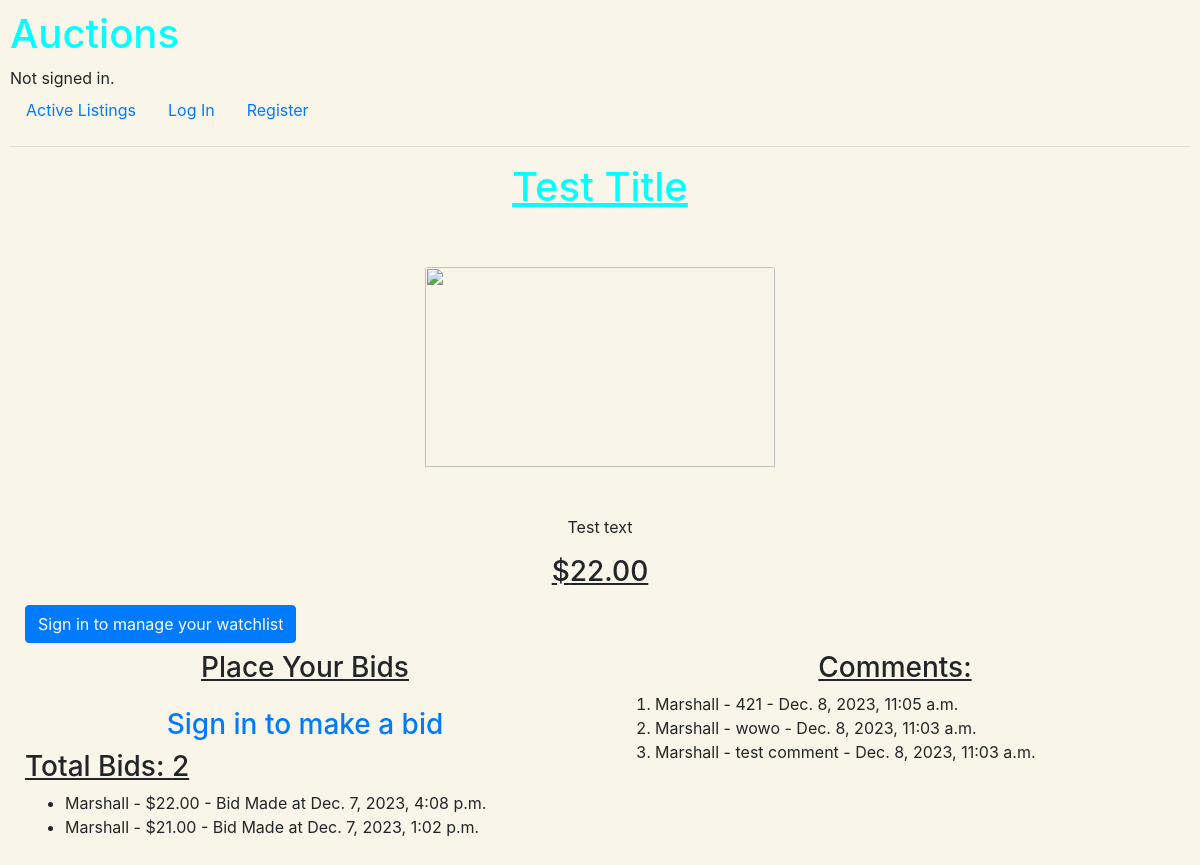
Page /listing/1/ on the earlier database version.
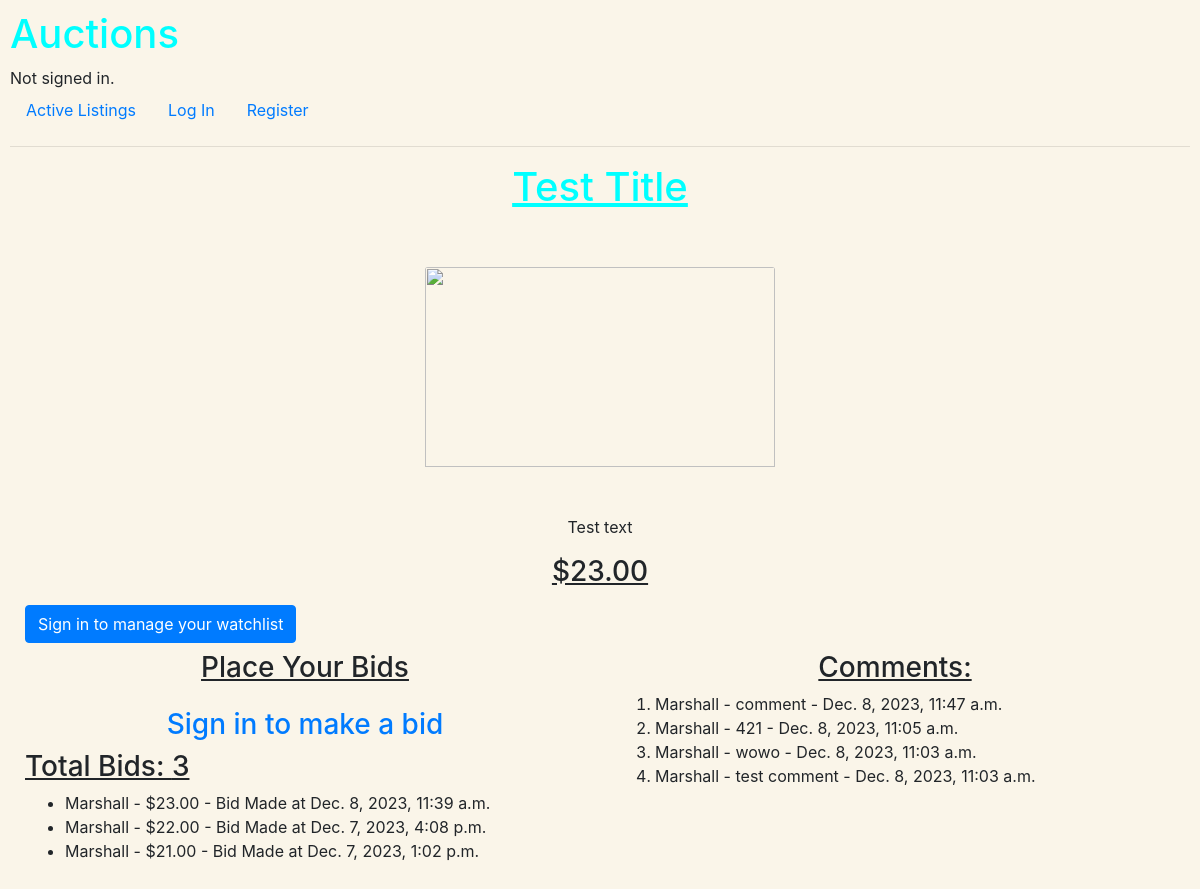
Same page on the later database version.
### auctions/models.py (models this page shows, shortened)
class Listing(models.Model):
                listing_title = models.CharField(max_length=255)
                listing_description = models.TextField()
                listing_image_url = models.URLField(blank=True, null=True)
                listing_starting_price = models.DecimalField(max_digits=10, decimal_places=2)
                seller = models.ForeignKey(User, on_delete=models.CASCADE)
                listing_category = models.CharField(max_length=255, blank=True, null=True)
                listing_current_price = models.DecimalField(max_digits=10, decimal_places=2, blank=True, null=True, default=0)
                created_at = models.DateTimeField(auto_now_add=True)
                updated_at = models.DateTimeField(auto_now=True)
                watchlisted_users = models.ManyToManyField(User, blank=True, related_name="watchlist")
                winner = models.ForeignKey(User, on_delete=models.SET_NULL, blank=True, null=True, related_name="won_auctions")
                STATUS_CHOICES = [
                    ('active', 'Active'),
                    ('closed', 'Closed'),
                    ('pending', 'Pending'),
                ]
                status = models.CharField(max_length=10, choices=STATUS_CHOICES, default='active')

class Bids(models.Model):
                user = models.ForeignKey(User, on_delete=models.CASCADE)
                listing = models.ForeignKey(Listing, on_delete=models.CASCADE, related_name='bids')
                buyer_bid = models.DecimalField(max_digits=10, decimal_places=2)
                created_at = models.DateTimeField(auto_now_add=True)

class User(AbstractUser):
    pass

class Comments(models.Model):
                user = models.ForeignKey(User, on_delete=models.CASCADE)
                listing = models.ForeignKey(Listing, on_delete=models.CASCADE, related_name='comments')
                comment_contents = models.TextField()
                created_at = models.DateTimeField(auto_now_add=True)

### auctions/views.py (the view)
# urls.py: path('listing/<int:listing_id>/', listing_page, name='listing_page'),
def listing_page(request, listing_id):
    listing = get_object_or_404(Listing, pk=listing_id)
    comments = listing.comments.all()
    bids = listing.bids.all()
    status = listing.status
    winner = listing.winner
    if status == 'closed':
        print(f"status:{status}. Winner is {winner}")
        return render(request,'auctions/closed_listing.html', {'listing':listing, 'comments':comments, 'bids':bids, 'listing_id': listing.id, 'winner': winner})
    else:
        return render(request,'auctions/listing_page.html', {'listing':listing, 'comments':comments, 'bids':bids, 'listing_id': listing.id})

### auctions/templates/auctions/listing_page.html (shortened to what this page needs)
{% extends 'auctions/layout.html' %}
{% block body %}
<div class="container-fluid text-center mx-auto">
  <div class="row">
    <h1 class="col"><u>{{ listing.listing_title }}</u></h1>
  </div>
  <div class="col mt-5 mx-auto text-center content">
    {% if listing.listing_image_url == None %}
      <img src="https://www.freeiconspng.com/uploads/no-image-icon-6.png" style="width: 350px; height: 200px; align-items: center;" class="card-img-top img-fluid" alt="">
    {% else %}
      <img src="{{ listing.listing_image_url }}" style="width: 350px; height: 200px; align-items: center;" class="card-img-top img-fluid" alt="">
    {% endif %}
    <p class="mt-5">{{ listing.listing_description }}</p>
      {% if listing.listing_current_price < listing.listing_starting_price or listing.listing_current_price == None %}
          <h3 class="mt-2"><u>${{ listing.listing_starting_price }}</u></h3>
      {% else %}
          <h3 class="mt-2"><u>${{ listing.listing_current_price }}</u></h3>
      {% endif %}
    </div>
  </div>
  <div class="container-fluid">
    {% if user.is_authenticated %}
        {% if listing in user_watchlist %}
            <p>This listing is already in your watchlist.</p>
        {% else %}
            <form method="post" action="{% url 'watchlist_btn' listing.id %}">
                {% csrf_token %}
                <button type="submit" class="btn btn-primary mt-2">Add to Watchlist</button>
            </form>
        {% endif %}
    {% else %}
        <h3><a class="btn btn-primary mt-2" href="{% url 'login' %}">Sign in to manage your watchlist</a></h3>
    {% endif %}
  </div>
  <div class="container-fluid">
    <div class="row">
      <div class="col">
        <h3 class="text-center mb-4"><u>Place Your Bids</u></h3>
        {% if user.is_authenticated %}
          <form method="post" action="{% url 'place_bid' listing.id %}" class="form-inline">
            {% csrf_token %}
            <label for="id_buyer_bid">Your Bid:</label>
            <input type="number" name="buyer_bid" id="id_buyer_bid" step="0.01" required>
            <small class="form-text text-danger">
                {% if form.buyer_bid.errors %}
                  {{ form.buyer_bid.errors.0 }}
                {% endif %}
            </small>
            <button class="btn btn-primary ml-2" type="submit">Place Bid</button>
          </form>
        {% else %}
          <h3 class="text-center"><a href="{% url 'login' %}">Sign in to make a bid</a></h3>
        {% endif %}
              {% if bids %}
                  <h3><u>Total Bids: {{ bids.count }}</u></h3>
              {% else %}
                  <h3>No Bids Yet</h3>
              {% endif %}
              <ul>
                  {% for bid in bids reversed %}
                      <li>{{ bid.user.username }} - ${{ bid.buyer_bid }} - Bid Made at {{ bid.created_at }}</li>
                  {% endfor %}
              </ul>
    </div>
    <div class="col">
      <h3 class="text-center"><u>Comments:</u></h3>
        <ol type="1">
          {% for comment in comments reversed %}
            <li>{{ comment.user.username }} - {{ comment.comment_contents }} - {{ comment.created_at }}</li>
            {% endfor %}
        </ol>
    </div>
  </div>
</div>
{% endblock %}

Differences in the rows shown:
changed Listing "Test Title": listing_current_price "22.00" → "23.00"
added Bids: user.username "Marshall", buyer_bid "23.00", created_at "Dec. 8, 2023, 11:39 a.m."
added Comments: user.username "Marshall", comment_contents "comment", created_at "Dec. 8, 2023, 11:47 a.m."
Other differences:
{{ bids.count }}: "2" → "3"
